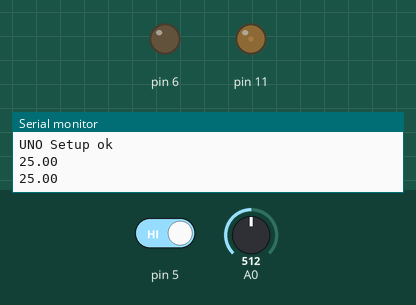
Bench run of a sketch on a simulated Arduino Uno, built with avr-gcc and run on an emulated ATmega328P. Parts: output pins drawn as LEDs (lit = HIGH), the last lines printed to the serial monitor. The test bench sets the inputs (shaded band); at power-on: pin 5 HIGH, A0 = 512.

Above: at 1.8 s.
1.9 s: pin 5 driven LOW
At 2.8 s:
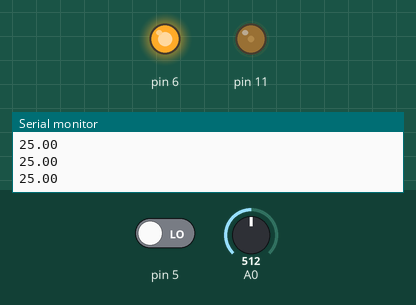
6.0 s: pin 5 driven HIGH
At 6.7 s:
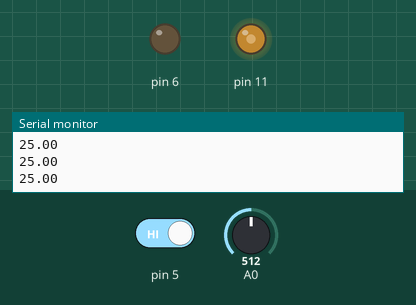
10.1 s: pin 5 driven LOW
At 10.6 s:
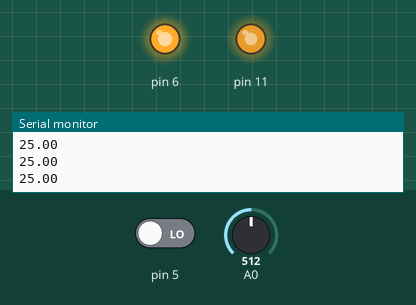
Timing chart, 0 to 22.9 s (numbered marks = the images above; inputs shaded):
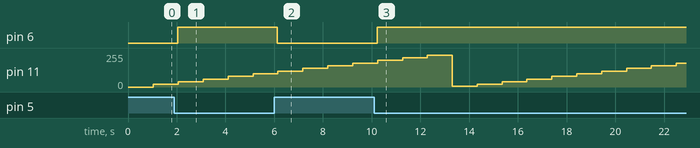

The sketch:

class_6.ino
```cpp
#include <SoftwareSerial.h>
#define rxPin 8
#define txPin 9
SoftwareSerial mySerial =  SoftwareSerial(rxPin, txPin);
int val=0;
double voltage=0.0;
int angVal=0;
void setup() {
  // put your setup code here, to run once:
  pinMode(5,INPUT);
  pinMode(6,OUTPUT);
  pinMode(11,OUTPUT);
  Serial.begin(9600);
  mySerial.begin(9600);
  Serial.println("UNO Setup ok");
}

void loop() {
  // put your main code here, to run repeatedly:
  if(digitalRead(5)==LOW){
    digitalWrite(6,HIGH);
    mySerial.println("Switch ON from UNO");
  }else{
    digitalWrite(6,LOW);
    mySerial.println("Switch OFF from UNO");
  }
  val=analogRead(A0);
  voltage=(val*0.0048828125)*10;
  Serial.println(voltage);
  analogWrite(11,angVal);
  delay(1000);
  if(angVal>=255){
    angVal=0;
  }
  angVal=angVal+20;
}
```

Measured:
- after the input at 1.9 s, pin 6: LOW → HIGH after 0.15 s
- after the input at 6.0 s, pin 6: HIGH → LOW after 0.13 s
- after the input at 10.1 s, pin 6: LOW → HIGH after 0.12 s
